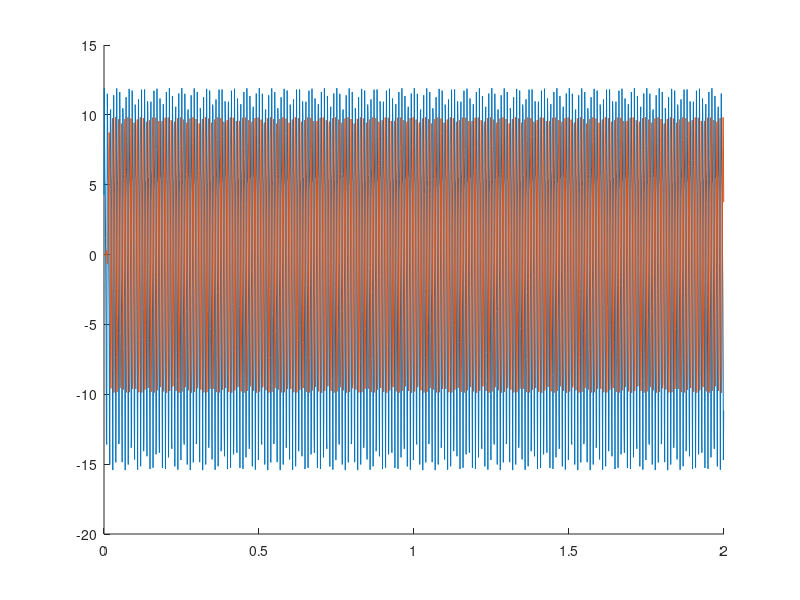
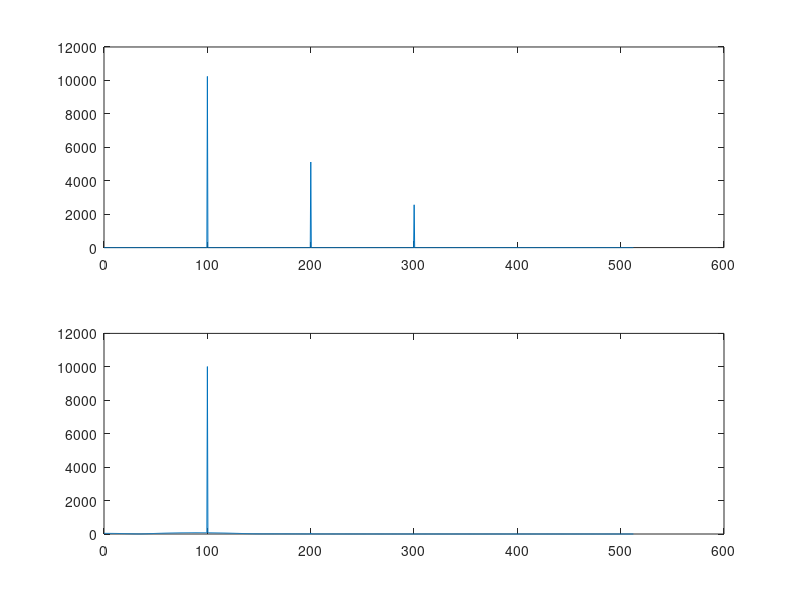
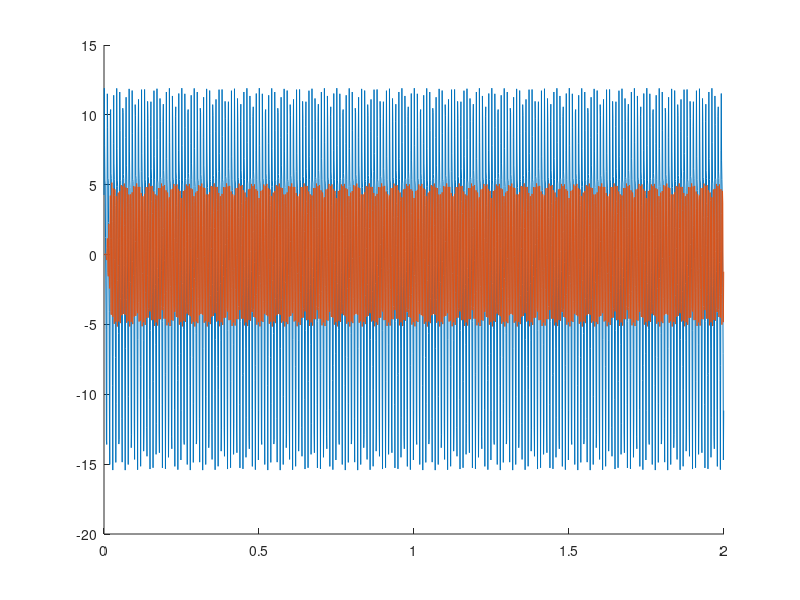
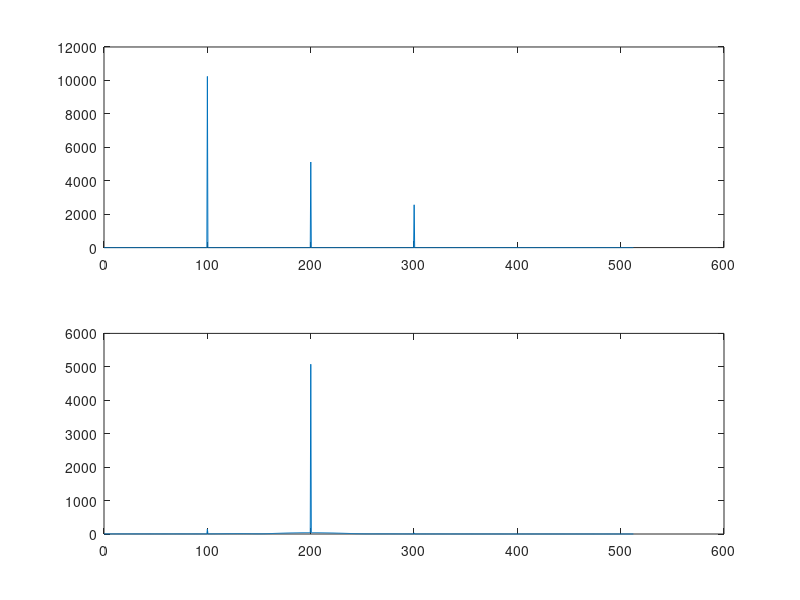

MATLAB code for these plots, in order:
sampFreq = 1024;
nSamples = 2048;
t = (0:(nSamples-1))/sampFreq;

s1 = 10*sin( 2 * pi * 100 * t) 
s2 = 5 * sin( 2 * pi * 200 * t + pi/6 ) 
s3 = 2.5 * sin( 2 * pi * 300 * t + pi/4 ) ;
s = s1+s2+s3 ;


%Length of data 
dataLen = t(end)-t(1);
%DFT sample corresponding to Nyquist frequency
kNyq = floor(nSamples/2)+1;
% Positive Fourier frequencies
posFreq = (0:(kNyq-1))*(1/dataLen);


%% allows only 𝑠1 to pass through
filt0rdr = 30;
b = fir1( filt0rdr, 150/(sampFreq/2) ) ;
filtSig = fftfilt(b, s);

%plots
figure(11);
hold on;
plot(t,s);
plot(t,filtSig);

% plot the periodogram  %
% FFT of signal
fftSig = fft(s);
fftSig = fftSig(1:kNyq);

% FFT of filtered signal
fftFiltSig = fft(filtSig);
fftFitSig = fftFiltSig(1:kNyq);

%Plot periodogram
figure(12);
subplot(2,1,1);
plot(posFreq,abs(fftSig));
subplot(2,1,2);
plot(posFreq,abs(fftFitSig));





%% allows only 𝑠2 to pass through
filt0rdr = 30;
b = fir1( filt0rdr, [150/(sampFreq/2), 250/(sampFreq/2)] ) ;
filtSig = fftfilt(b, s);

%plots
figure(21);
hold on;
plot(t,s);
plot(t,filtSig);

% plot the periodogram  %
% FFT of signal
fftSig = fft(s);
fftSig = fftSig(1:kNyq);

% FFT of filtered signal
fftFiltSig = fft(filtSig);
fftFitSig = fftFiltSig(1:kNyq);

%Plot periodogram
figure(22);
subplot(2,1,1);
plot(posFreq,abs(fftSig));
subplot(2,1,2);
plot(posFreq,abs(fftFitSig));

%% allows only 𝑠3 to pass through
filt0rdr = 30;
b = fir1( filt0rdr, 250/(sampFreq/2), 'high' ) ;
filtSig = fftfilt(b, s);

%plots
figure(31);
hold on;
plot(t,s);
plot(t,filtSig);

% plot the periodogram  %
% FFT of signal
fftSig = fft(s);
fftSig = fftSig(1:kNyq);

% FFT of filtered signal
fftFiltSig = fft(filtSig);
fftFitSig = fftFiltSig(1:kNyq);

%Plot periodogram
figure(32);
subplot(2,1,1);
plot(posFreq,abs(fftSig));
subplot(2,1,2);
plot(posFreq,abs(fftFitSig));